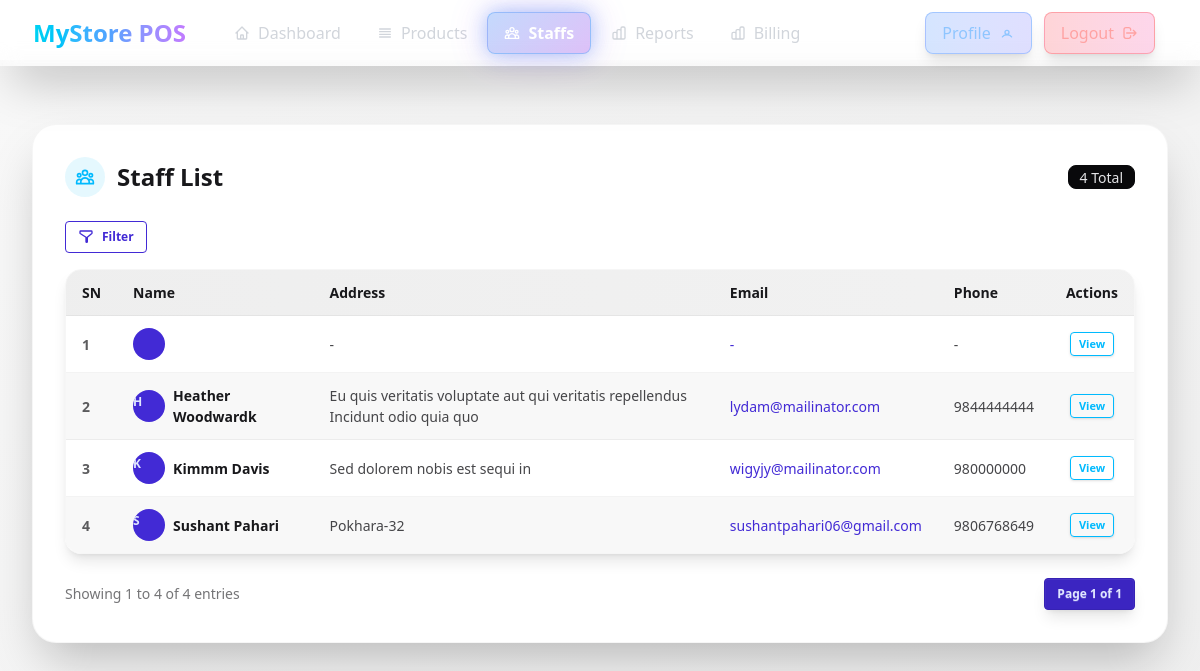
Screenshot of /shop/staffs/ (signed in) with the database file from the repository.
### accounts/models.py (models this page shows, shortened)
class CustomUser(AbstractUser):
    class Roles(models.TextChoices):
        SHOP_ADMIN="shop_admin","Shop Admin"
        STAFF="staff","Staff"
    address = models.CharField(max_length=255, null=True, blank=True)
    phone_number = models.CharField(max_length=10, null=True, blank=True)
    profile_pic = models.ImageField(upload_to="profile_pics", null=True, blank=True)
    role=models.CharField(
        max_length=20,
        choices=Roles.choices,
        default=Roles.SHOP_ADMIN,
    )
    workplace = models.ForeignKey(
        'shop.Shop',
        on_delete=models.CASCADE,
        null=True,
        blank=True,
        related_name='staff_members'  # This is fine
    )

### shop/views.py (the view)
# urls.py: path("staffs/", views.staffs, name="staffs"),
def staffs(request):
    if (
        request.method == "POST"
        and request.user.role != CustomUser.Roles.SHOP_ADMIN
    ):
        messages.error(request, "You do not have permission to register staff.")
        return redirect("shop:staffs")
    if request.method == "POST":
        form = StaffRegistrationForm(request.POST, request.FILES, request=request)
        if form.is_valid():
            staff = form.save(commit=False)
            first = staff.first_name[:3].lower() if staff.first_name else "usr"
            last = staff.last_name[-3:].lower() if staff.last_name else str(random.randint(100, 999))
            base_username = f"{first}{last}"
            username = base_username
            counter = 1
            while CustomUser.objects.filter(username=username).exists():
                username = f"{base_username}{counter}"
                counter += 1
            alphabet = string.ascii_letters + string.digits
            password = ''.join(secrets.choice(alphabet) for i in range(8))
            staff.username = username
            staff.is_staff = True
            staff.set_password(password)
            if hasattr(request.user, 'shop'):
                staff.workplace = request.user.shop  # Changed from shop to workplace
            staff.save()
            try:
                shop_name = request.user.shop.name if hasattr(request.user, 'shop') else "Our Shop"
                send_mail(
                    f'Welcome to {shop_name} - Your POS System Credentials',
                    f'''
Dear {staff.first_name} {staff.last_name},

Your account has been created for the {shop_name} POS system.

Here are your login credentials:

🔐 Username: {username}
🔑 Password: {password}
🌐 Login URL: {request.build_absolute_uri('/accounts/login/')}

Important Security Notes:
- Keep your credentials secure
- Do not share your password with anyone

If you have any issues, please contact your administrator.

Best regards,
{shop_name} Management
                    ''',
                    settings.DEFAULT_FROM_EMAIL,
                    [staff.email],
                    fail_silently=False,
                )
                messages.success(
                    request,
                    f"✅ Staff registered successfully! Login credentials have been sent to {staff.email}"
                )
            except Exception:
                messages.success(
                    request,
                    f"✅ Staff registered successfully!<br>"
                    f"<strong>Username:</strong> {username}<br>"
                    f"<strong>Password:</strong> {password}<br>"
                    f"<em>Email sending failed. Please share these credentials securely with the staff member.</em>"
                )
            return redirect(request.path)
    else:
        form = StaffRegistrationForm(request=request)
    if request.user.role == CustomUser.Roles.SHOP_ADMIN:
        current_shop = request.user.shop
    else:
        current_shop = request.user.workplace
    all_staffs = CustomUser.objects.filter(
        role=CustomUser.Roles.STAFF,
        workplace=current_shop
    ).order_by("-id")
    filtered_staffs = StaffFilter(request.GET, queryset=all_staffs)
    paginator = Paginator(filtered_staffs.qs, 8)
    page_number = request.GET.get("page")
    page_obj = paginator.get_page(page_number)
    context = {
        "form": form,
        "staffs": page_obj,
        "page_obj": page_obj,
        "filter_form": filtered_staffs.form,
        "filtered_staffs": filtered_staffs,
        "can_manage_staff": request.user.role == CustomUser.Roles.SHOP_ADMIN,
    }
    return render(request, "shop/staffs.html", context)

### common/templatetags/form_extras.py (called while the page is built)
@register.filter
def add_class(field, css_class):
    if not isinstance(field, BoundField):
        return field
    existing_classes = field.field.widget.attrs.get("class", "")
    if existing_classes:
        new_classes = f"{existing_classes} {css_class}"
    else:
        new_classes = css_class
    field_copy = field
    field_copy.field.widget.attrs["class"] = new_classes
    return field_copy

### shop/templates/shop/staffs.html (shortened to what this page needs)
{% extends 'base.html' %}
{% load form_extras %}
{% block content %}
<main class="min-h-screen flex flex-col p-4 md:p-8 w-full bg-gradient-to-br from-base-200 to-base-300 pt-16 mt-15">
    <div class="flex flex-col xl:flex-row gap-8">
        <div class="flex-grow shadow-2xl rounded-3xl p-8 bg-base-100 border border-base-300/50 hover:border-base-300 transition-all duration-300">
            <div class="flex flex-col md:flex-row items-start md:items-center gap-3 mb-6">
                <div class="flex items-center gap-3">
                    <div class="w-10 h-10 rounded-full bg-info/10 flex items-center justify-center">
                    </div>
                    <h2 class="text-2xl font-bold text-base-content">Staff List</h2>
                </div>
                <div class="badge badge-neutral ml-auto">{{ page_obj.paginator.count }} Total</div>
            </div>
            <div class="mb-4">
                <button id="toggleFilter" class="btn btn-sm btn-outline btn-primary flex items-center gap-2">
                    <svg xmlns="http://www.w3.org/2000/svg" class="h-4 w-4" fill="none" viewBox="0 0 24 24" stroke="currentColor">
                        <path stroke-linecap="round" stroke-linejoin="round" stroke-width="2"
                            d="M3 4a1 1 0 011-1h16a1 1 0 011 1v2a1 1 0 01-.293.707L14 12.414V19a1 1 0 01-2 0v-6.586L3.293 6.707A1 1 0 013 6V4z" />
                    </svg>
                    Filter
                </button>
            </div>
            <div class="overflow-x-auto rounded-2xl border border-base-300/50 shadow-lg">
                <table class="table table-zebra w-full min-w-[600px]">
                    <thead class="bg-gradient-to-r from-base-300 to-base-300/80">
                        <tr>
                            <th class="text-base-content font-bold">SN</th>
                            <th class="text-base-content font-bold">Name</th>
                            <th class="text-base-content font-bold">Address</th>
                            <th class="text-base-content font-bold">Email</th>
                            <th class="text-base-content font-bold">Phone</th>
                            <th class="text-base-content font-bold text-center">Actions</th>
                        </tr>
                    </thead>
                    <tbody id="staff-list">
                        {% for staff in staffs %}
                        <tr class="hover:bg-base-200/70 transition-colors duration-150">
                            <th class="font-semibold text-base-content/70">{{ forloop.counter }}</th>
                            <td class="font-semibold text-base-content">
                                <div class="flex items-center gap-2">
                                    <div class="avatar placeholder">
                                        <div class="bg-primary text-primary-content rounded-full w-8">
                                            <span class="text-xs">{{ staff.get_full_name|slice:":1"|upper }}</span>
                                        </div>
                                    </div>
                                    {{ staff.get_full_name }}
                                </div>
                            </td>
                            <td class="text-base-content/80">{{ staff.address|default:"-" }}</td>
                            <td class="text-base-content/80">
                                <a href="mailto:{{ staff.email }}" class="link link-hover link-primary">{{ staff.email|default:"-" }}</a>
                            </td>
                            <td class="text-base-content/80">{{ staff.phone_number|default:"-" }}</td>
                            <td>
                                <div class="flex gap-2 justify-center">
                                    <a href="{% url 'shop:staff_detail' staff.id %}"
                                       class="btn btn-xs btn-info btn-outline hover:btn-info transition-all shadow-sm hover:shadow-md">
                                        View
                                    </a>
                                </div>
                            </td>
                        </tr>
                        {% endfor %}
                    </tbody>
                </table>
            </div>
            <div class="flex flex-col md:flex-row justify-between items-center mt-6 gap-2 md:gap-0">
                <div class="text-sm text-base-content/60">
                    Showing {{ page_obj.start_index }} to {{ page_obj.end_index }} of {{ page_obj.paginator.count }} entries
                </div>
                <div class="join shadow-lg">
                    <a class="join-item btn btn-sm btn-active btn-primary">Page {{ page_obj.number }} of {{ page_obj.paginator.num_pages }}</a>
                </div>
            </div>
        </div>
    </div>
</main>
{% endblock %}

### rows the page displays
CustomUser: address "-", email "-", phone_number "-"
CustomUser: get_full_name "H", get_full_name "Heather Woodwardk", address "Eu quis veritatis voluptate aut qui veritatis repellendus Incidunt odio quia quo", email "lydam@mailinator.com", phone_number "9844444444"
CustomUser: get_full_name "K", get_full_name "Kimmm Davis", address "Sed dolorem nobis est sequi in", email "wigyjy@mailinator.com", phone_number "980000000"
CustomUser: get_full_name "S", get_full_name "Sushant Pahari", address "Pokhara-32", email "sushantpahari06@gmail.com", phone_number "9806768649"

### other values shown
{{ page_obj.paginator.count }} "4"
{{ page_obj.start_index }} "1"
{{ page_obj.end_index }} "4"
{{ page_obj.number }} "1"
{{ page_obj.paginator.num_pages }} "1"
